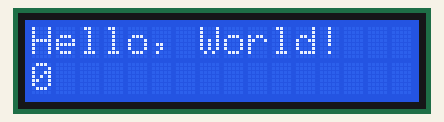
Simulated run of this sketch. Board: Arduino Uno, built with avr-gcc and run on an emulated ATmega328P. Shown: 16×2 character LCD.

Above: at 0.1 s.
At 4.1 s:
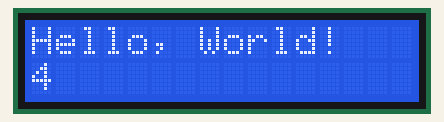
At 9.1 s:
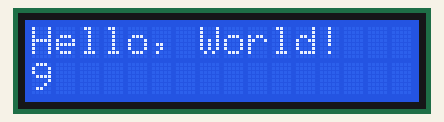
At 19.1 s:
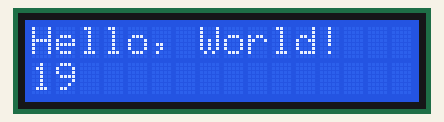
At 29.1 s:
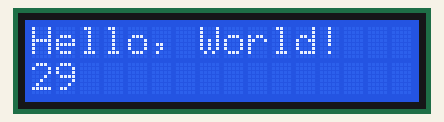
At 39.1 s:
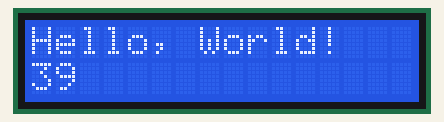

The sketch:

LCD.ino
```cpp
#include <LiquidCrystal.h>

// Define the library by associating any needed LCD interface pin
// with the arduino pin number it is connected to
#define RS 4
#define EN 6

#define D4 10
#define D5 11
#define D6 12
#define D7 13

LiquidCrystal lcd(RS, EN, D4, D5, D6, D7);

void setup() {
  // Set up the LCD's number of columns and rows
  lcd.begin(16, 2);
  // Print a message
  lcd.print("Hello, World!");
}

void loop() {
  // set the cursor to column 0, line 1
  // (note: line 1 is the second row, since counting begins with 0):
  lcd.setCursor(0, 1);
  // print the number of seconds since reset:
  lcd.print(millis() / 1000);
}
```

Measured:
- what the display in image 1 shows lasts 1.0 s, from 4.0 s to 5.0 s
